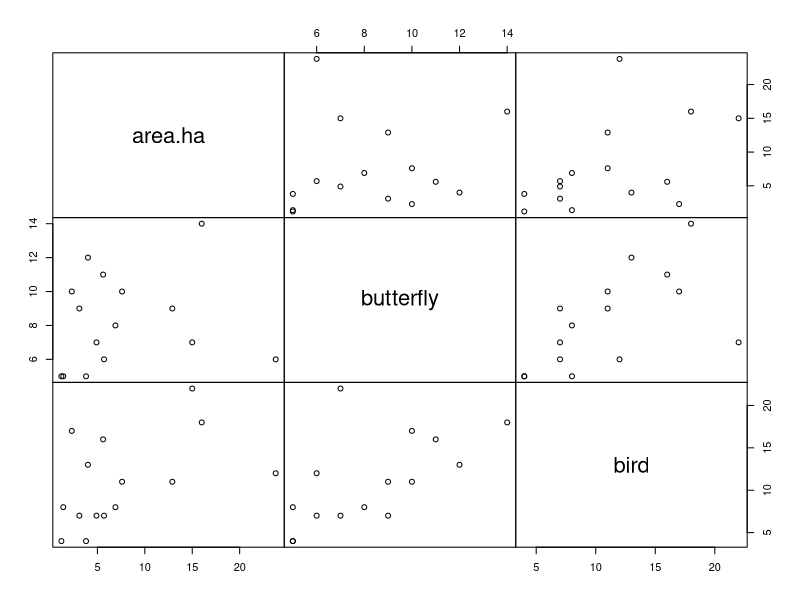

Write R code to recreate this figure.
green_space_data <- read.csv("Green_Space_Biodiversity_Partial.csv")


area <- green_space_data$area.ha #Area (in hectares)
butterfly <- green_space_data$butterfly #Butterfly species richness
bird <- green_space_data$bird #Bird species richness

#Is park area (in hectares) correlated with butterfly species richness in the area?----
area_butterfly_correlation <- cor.test(x = area , y = butterfly, 
                method = "pearson")
area_butterfly_correlation
##Park area is not correlated with butterfly species richness (r=0.14, n=15, p=0.609).

## BMB: be careful with "is not correlated".  We don't know that! With 95%
## confidence, correlation could be between -0.4 + and +0.6 ...

## BMB: almost ways better to use the "data=" argument and get stuff directly
## out of the data frame, i.e.

cor.test(~ butterfly + area.ha, data = green_space_data, method = "pearson")
cor.test(~ bird + area.ha, data = green_space_data, method = "pearson")

pairs(green_space_data[,-1], gap = 0)

#Is park area (in hectares) correlated with bird species richness in the area?----
area_bird_correlation <- cor.test(x = area , y = bird, 
                method = "pearson")
area_bird_correlation
#Park area is not correlated with bird species richness (r=0.49, n=15, p=0.066)

#Is there a significant difference between the means of butterfly species richness and bird species richness?----
t.test(x = butterfly, y = bird)
#There is no significant difference between the means of butterfly species richness and bird species richness (t(21)=-1.8, p=0.093).

## BMB: true, but not necessarily interesting unless you frame it carefully ...

## mark: 2
